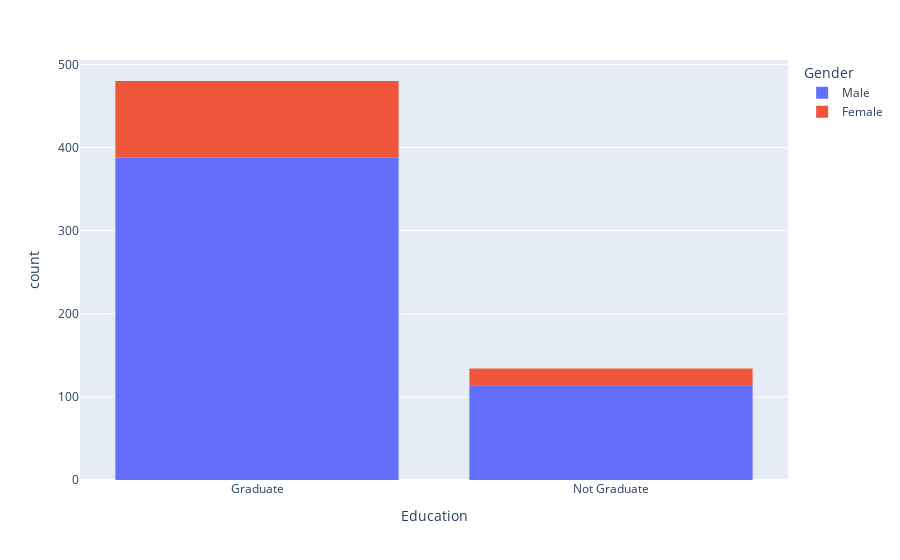

Notebook cell for this chart:
### Code cell
px.histogram(df,x='Education',color='Gender')

### Figure 1 — Plotly figure (JSON) as saved in the notebook; plotly's stock layout.template omitted (floating-point values rounded to 4 significant figures; data arrays with more than 128 entries replaced by an {"elided": "..."} marker saying what was removed)
{"data": [{"alignmentgroup": "True", "bingroup": "x", "hovertemplate": "Gender=Male<br>Education=%{x}<br>count=%{y}<extra></extra>", "legendgroup": "Male", "marker": {"color": "#636efa"}, "name": "Male", "offsetgroup": "Male", "orientation": "v", "showlegend": true, "type": "histogram", "x": {"elided": "502 str values"}, "xaxis": "x", "yaxis": "y"}, {"alignmentgroup": "True", "bingroup": "x", "hovertemplate": "Gender=Female<br>Education=%{x}<br>count=%{y}<extra></extra>", "legendgroup": "Female", "marker": {"color": "#EF553B"}, "name": "Female", "offsetgroup": "Female", "orientation": "v", "showlegend": true, "type": "histogram", "x": ["Graduate", "Graduate", "Graduate", "Graduate", "Graduate", "Graduate", "Not Graduate", "Graduate", "Graduate", "Graduate", "Graduate", "Graduate", "Graduate", "Graduate", "Graduate", "Graduate", "Graduate", "Graduate", "Graduate", "Graduate", "Graduate", "Graduate", "Graduate", "Graduate", "Graduate", "Graduate", "Graduate", "Graduate", "Not Graduate", "Graduate", "Not Graduate", "Graduate", "Graduate", "Graduate", "Graduate", "Graduate", "Graduate", "Graduate", "Graduate", "Graduate", "Graduate", "Graduate", "Graduate", "Graduate", "Not Graduate", "Graduate", "Graduate", "Graduate", "Graduate", "Graduate", "Graduate", "Graduate", "Graduate", "Graduate", "Graduate", "Graduate", "Graduate", "Graduate", "Graduate", "Graduate", "Not Graduate", "Graduate", "Graduate", "Graduate", "Graduate", "Graduate", "Graduate", "Graduate", "Graduate", "Graduate", "Graduate", "Graduate", "Not Graduate", "Graduate", "Graduate", "Not Graduate", "Not Graduate", "Not Graduate", "Graduate", "Graduate", "Not Graduate", "Not Graduate", "Graduate", "Graduate", "Not Graduate", "Not Graduate", "Not Graduate", "Graduate", "Not Graduate", "Not Graduate", "Graduate", "Graduate", "Graduate", "Graduate", "Graduate", "Not Graduate", "Not Graduate", "Graduate", "Graduate", "Graduate", "Not Graduate", "Graduate", "Graduate", "Graduate", "Graduate", "Graduate", "Graduate", "Not Graduate", "Graduate", "Graduate", "Graduate", "Graduate"], "xaxis": "x", "yaxis": "y"}], "layout": {"barmode": "relative", "legend": {"title": {"text": "Gender"}, "tracegroupgap": 0}, "margin": {"t": 60}, "xaxis": {"anchor": "y", "domain": [0, 1], "title": {"text": "Education"}}, "yaxis": {"anchor": "x", "domain": [0, 1], "title": {"text": "count"}}}}
